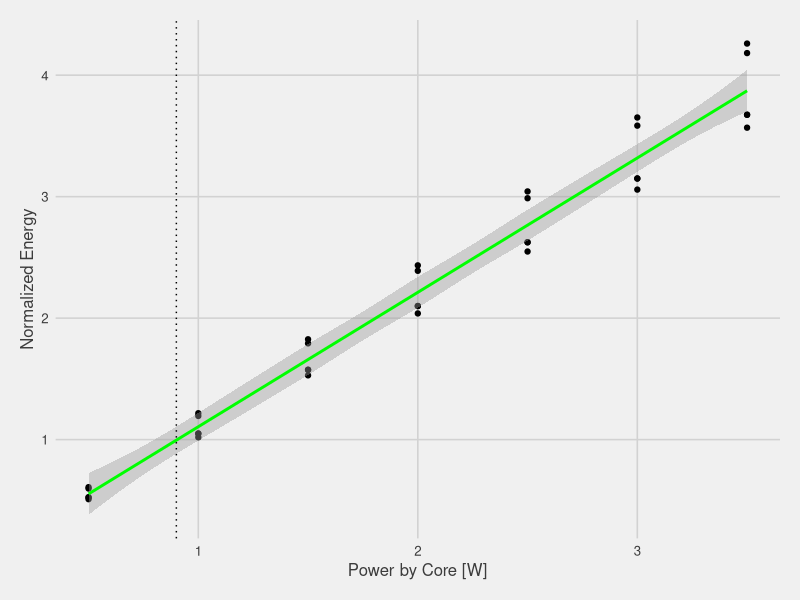
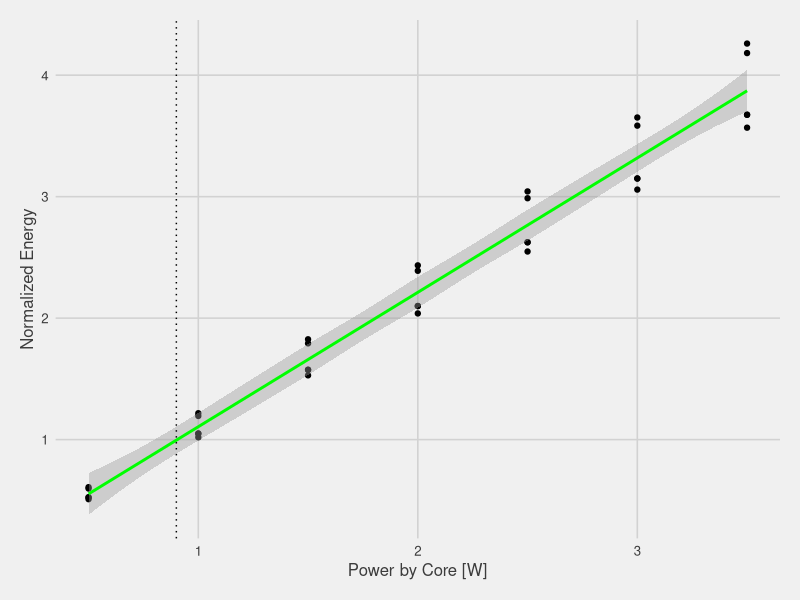

Write the R code that produced these figures, in order.
library(ggthemes)
library(ggplot2)
library(dplyr)


energy_simulations <- read.csv("data/energy_simulation.csv")
energy_simulations_micro <- read.csv("data/energy_simulation_micro.csv")


aggregated_energy_core <- energy_simulations %>%
  group_by(energy_core,Application) %>%
  summarise(avg_energy = median(energy),
            first_quant_energy = quantile(energy,0.25),
            third_quant_energy = quantile(energy,0.75))

aggregated_energy_micro <- energy_simulations_micro %>%
  group_by(Application) %>%
  summarise(avg_energy = median(energy),
            first_quant_energy = quantile(energy,0.25),
            third_quant_energy = quantile(energy,0.75))

plot <- merge(aggregated_energy_core,aggregated_energy_micro,by = "Application")
plot$norm <- plot$avg_energy.x/plot$avg_energy.y

ggplot(plot, aes(x=energy_core, y=norm)) +
  geom_point()  +
  geom_smooth(col = "green") + 
  geom_vline(xintercept  = 0.9, linetype = "dotted") +
  #geom_errorbar(aes(ymin=first_quant_energy/aggregated_energy_micro$first_quant_energy, ymax=third_quant_energy/aggregated_energy_micro$third_quant_energy), colour="black", width=.1) +
  theme_fivethirtyeight() + scale_fill_pander() + 
  theme(axis.title = element_text()) + 
  ylab('Normalized Energy') + xlab("Power by Core [W]")
ggsave(filename = "graphs/energy_core.pdf", device = "pdf", scale = 0.8)
